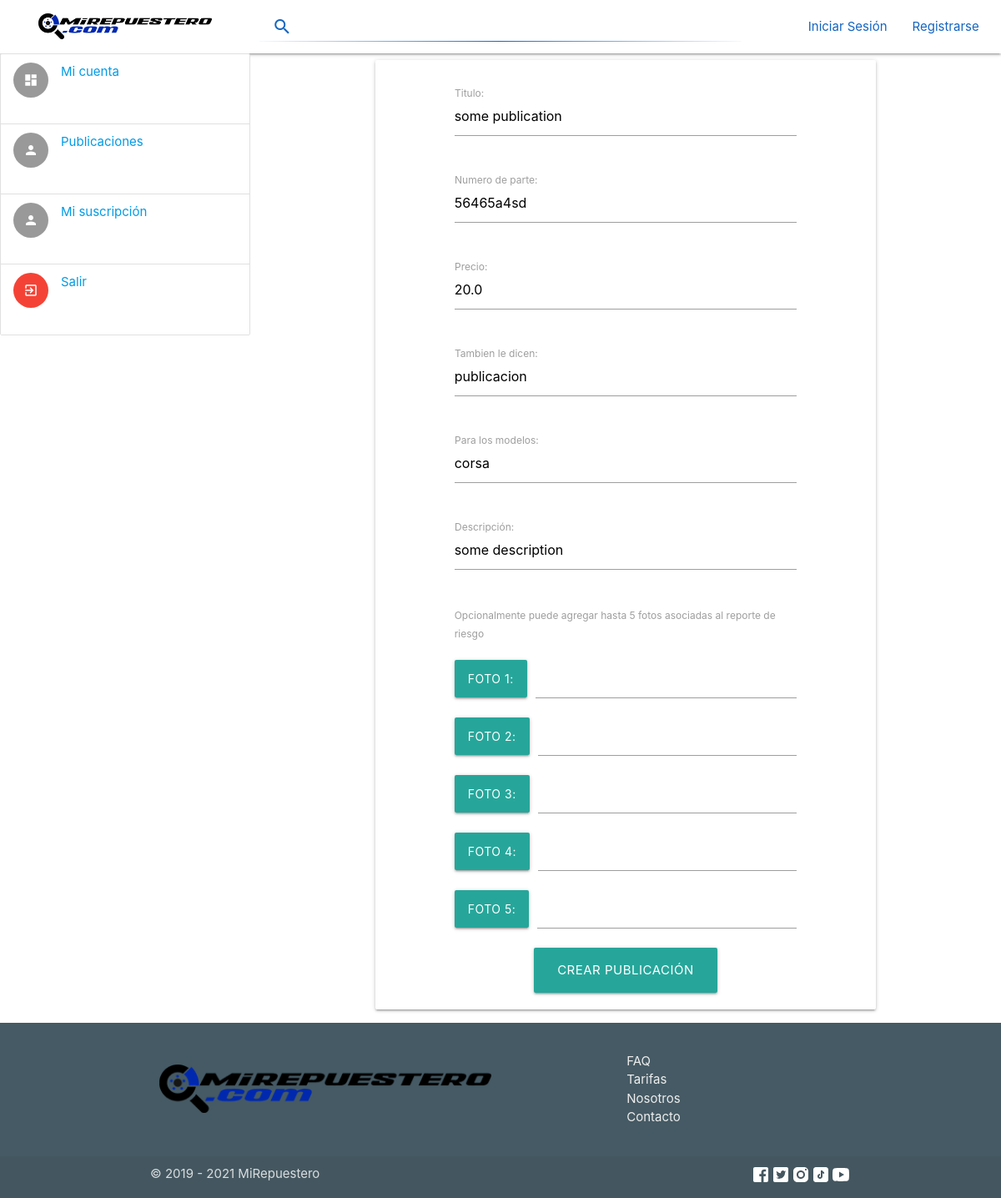
Page /repuestero/editar-publicacion/1/ on the committed database.
### seller/models.py (models this page shows)
class Publication(models.Model):
    owner               = models.ForeignKey(User, on_delete=models.CASCADE, related_name='publications')
    category            = models.CharField(max_length=1, choices=CATEGORIAS, default='1')
    name                = models.CharField(null=False, max_length=500)
    part_number         = models.CharField(max_length=280)
    price               = models.FloatField(null=False, default=0)
    active              = models.BooleanField(default=False)
    aka                 = models.CharField(max_length=280)
    works_for           = models.CharField(max_length=280)
    description         = models.CharField(max_length=5000)
    image               = models.FileField(upload_to='Repuestero_Media/publicaciones/carros/', default='spareParts.png')
    image2              = models.FileField(upload_to='Repuestero_Media/publicaciones/carros/', default='Repuestero_Media/publicaciones/carros/DefaultPart.jpg')
    image3              = models.FileField(upload_to='Repuestero_Media/publicaciones/carros/', default='Repuestero_Media/publicaciones/carros/DefaultPart.jpg')
    image4              = models.FileField(upload_to='Repuestero_Media/publicaciones/carros/', default='Repuestero_Media/publicaciones/carros/DefaultPart.jpg')
    image5              = models.FileField(upload_to='Repuestero_Media/publicaciones/carros/', default='Repuestero_Media/publicaciones/carros/DefaultPart.jpg')
    favorite_of         = models.ManyToManyField(User, related_name = 'favorite_part', default = False)

### seller/views.py (the view, shortened to what this page needs)
# urls.py: path('editar-publicacion/<int:id>/', DashboardUpdatePublicacionView.as_view(), name='update-publication'),
class DashboardUpdatePublicacionView(UpdateView):
    model = Publication
    form_class    = CreatePublicationForm
    template_name = 'seller/dashboard/publicationUpdate.html'
    def get_object(self):
        id_ = self.kwargs.get("id")
        return get_object_or_404(Publication, id=id_)

### seller/forms.py
class CreatePublicationForm(forms.ModelForm):
    class Meta:
        model = Publication
        fields = ['name',
                'part_number',
                'price',
                'aka',
                'works_for',
                'description',
                'image',
                'image2',
                'image3',
                'image4',
                'image5']
    def __init__(self, *args, **kwargs):
        super(CreatePublicationForm, self).__init__(*args, **kwargs)
        self.fields['description'].widget.attrs\
            .update({
                'class': 'materialize-textarea'
            })

### seller/templates/seller/dashboard/publicationUpdate.html (shortened to what this page needs)
{% extends 'baseDashboard.html' %}
{% load static %}
{% block left-menu %}
    {% include './options.html' %}
{% endblock %}
{% block dashboard-content %}
<div class="col m2 hide-on-med-and-down">
</div>
<div class="col s12 m8 center-by-margin card horizontal">
    <form method="post" enctype="multipart/form-data" class="col s12 m9 m-x-auto pt-2">
        <div class="row">
            <div class="input-field col s12">
                {{ form.name }}
                <label for="id_name">Titulo:</label>
            </div>
        </div>
        <div class="row">
            <div class="input-field col s12">
                {{ form.part_number }}
                <label for="id_part_number">Numero de parte:</label>
            </div>
        </div>
        <div class="row">
            <div class="input-field col s12">
                {{ form.price }}
                <label for="id_price">Precio:</label>
            </div>
        </div>
        <div class="row">
            <div class="input-field col s12">
                {{ form.aka }}
                <label for="id_aka">Tambien le dicen:</label>
            </div>
        </div>
        <div class="row">
            <div class="input-field col s12">
                {{ form.works_for }}
                <label for="id_works_for">Para los modelos:</label>
            </div>
        </div>
        <div class="row">
            <div class="input-field col s12">
                {{ form.description }}
                <label for="id_description">Descripción:</label>
            </div>
        </div>
        <div class="row">
            <div class="col s12">
                <label>Opcionalmente puede agregar hasta 5 fotos asociadas al reporte de riesgo</label>
            </div>
        </div>
        <div class="file-field input-field">
            <div class="btn">
                <span>Foto 1:</span>
            </div>
            <div class="file-path-wrapper">
                <input class="file-path validate" type="text">
            </div>
        </div>
        <div class="file-field input-field">
            <div class="btn">
                <span>Foto 2:</span>
            </div>
            <div class="file-path-wrapper">
                <input class="file-path validate" type="text">
            </div>
        </div>
        <div class="file-field input-field">
            <div class="btn">
                <span>Foto 3:</span>
            </div>
            <div class="file-path-wrapper">
                <input class="file-path validate" type="text">
            </div>
        </div>
        <div class="file-field input-field">
            <div class="btn">
                <span>Foto 4:</span>
            </div>
            <div class="file-path-wrapper">
                <input class="file-path validate" type="text">
            </div>
        </div>
        <div class="file-field input-field">
            <div class="btn">
                <span>Foto 5:</span>
            </div>
            <div class="file-path-wrapper">
                <input class="file-path validate" type="text">
            </div>
        </div>
        <div class="row center">
            <button type='submit' class="waves-effect waves-light btn-large white-text">
                Crear Publicación
            </button>
        </div>
        </div>
</div>
<div class="col m2 hide-on-med-and-down">
</div>
{% endblock %}

### static/css/paddings.css (style rules this page uses)
.pt-2 { padding-top: 2rem !important; }

### static/css/custom-helpers.css (style rules this page uses)
.m-x-auto { margin-left: auto; margin-right: auto; }

### rows in the picture
Publication: name "some publication", part_number "56465a4sd", price "20.0", aka "publicacion", works_for "corsa", description "some description"
